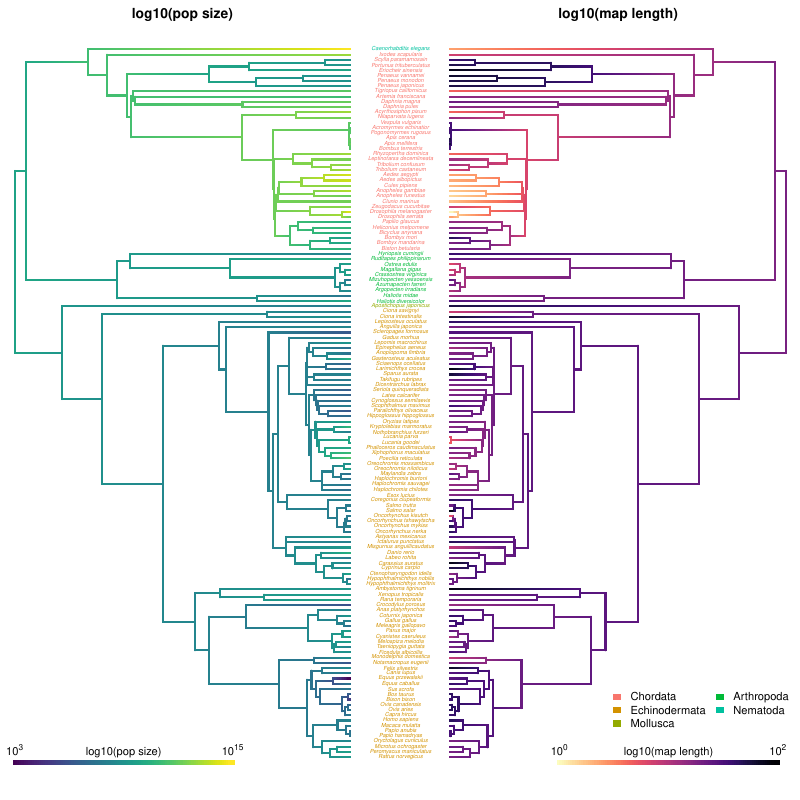

Generate this figure with R:
library(viridis)
library(phytools)

load('../../data/biconmap_maplen_data.Rdata')

source('color_scheme.r')
source('../../R/utilities.r')

pdf('biconmap.pdf', height=8, width=8)
par(oma=c(0, 0, 0.5, 0))
vcols <- viridis(100)
vcols2 <- viridis(100, option='A')
layout(matrix(1:3, 1, 3), widths=c(0.7, 0.14, 0.7))
pscm <- psmlcm
pscm2 <- setMap(pscm, colors=vcols)
plot(pscm2, fsize=c(0, 0.8), ftype=c("off","reg"), sig=1, lwd=2,
     outline=FALSE, mar=c(1.1,0.1,1.1,0.01), legend=FALSE)
add.color.bar.log(500, vcols, prompt=FALSE, outline=FALSE, 
              subtitle="", digits=0,
              lims=range(dt_ml$log10_popsize), lwd=4,
              title='log10(pop size)')
title(main = 'log10(pop size)')
# ylim<-c(1-0.12*(length(tr_mlps$tip.label)-1), length(tr_mlps$tip.label))

plot.new()
plot.window(xlim=c(-0.3,0.3), ylim=c(1, length(tr_ml$tip.label)))
text(rep(0, length(tr_ml$tip.label)), 1:length(tr_ml$tip.label), 
     tr_ml$tip.label,
     font=3, cex=0.5, col=phyla_cols[factor(dt_ml$phylum)])
mlcm2 <- setMap(mlcm, colors=rev(vcols2))
plot(mlcm2, fsize=c(0, 0.8), ftype=c("off","reg"),
    direction="leftwards", sig=1, lwd=2, legend=FALSE,
    outline=FALSE, mar=c(1.1,0.01,1.1,0.01))
add.color.bar.log(500, rev(vcols2), prompt=FALSE, outline=FALSE, 
              subtitle="", x=250, digits=0,
              lims=range(dt_ml$log10_map_length), lwd=4,
              title='log10(map length)')
title(main = 'log10(map length)')
legend(350, 15, tools:::toTitleCase(unique(dt_ml$phylum)), 
       fill=phyla_cols,
       bty='n', border=0, cex=1, ncol=2)

dev.off()



